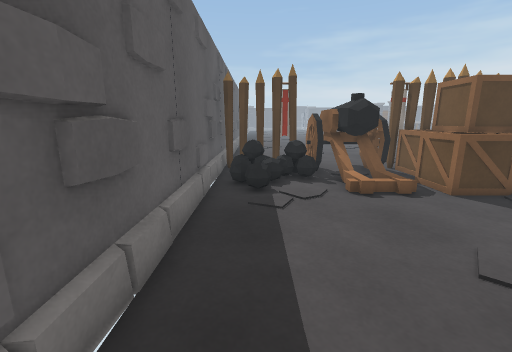
view 1 (above)

18 first-person views from a walk through a Unity game level. The camera is 1.2 m above the floor, tilts 12° down and sees 90° across. Doors are open. The floor is counted in squares, 0.5 m on a side. Each view is taken from the middle of a square. On the plan, view 1 faces up. The plan holds only what a view shows up to about 17 squares ahead; the rest is blank. The place goes on beyond the plan. The player is left out.

view 2
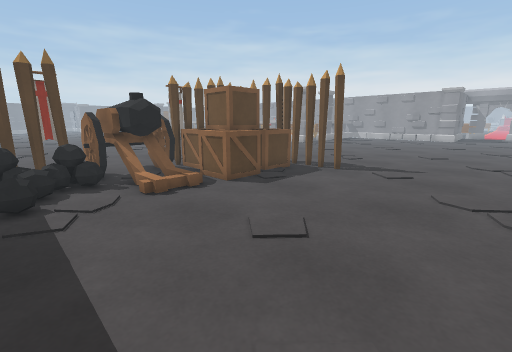

view 3
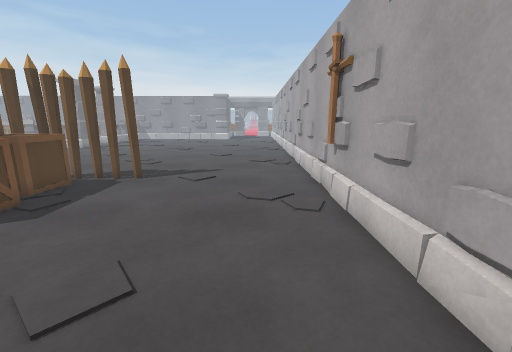

view 4
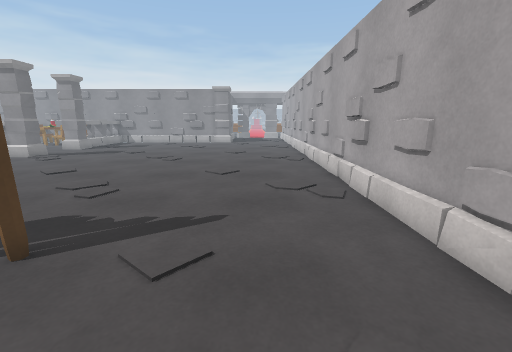

view 5
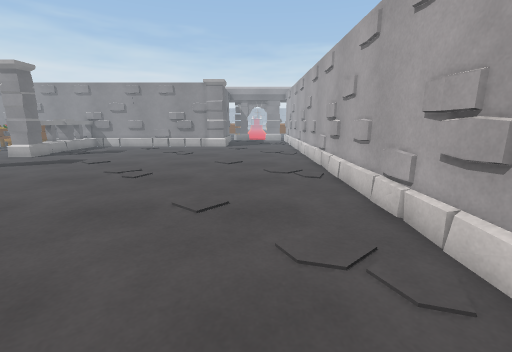

view 6
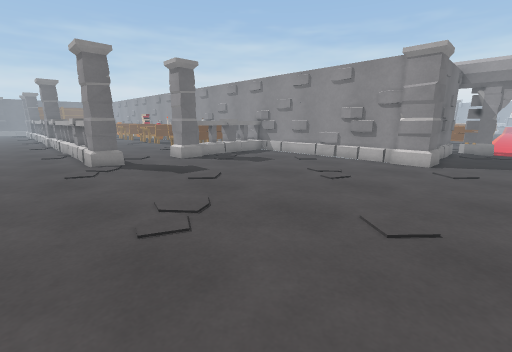

view 7
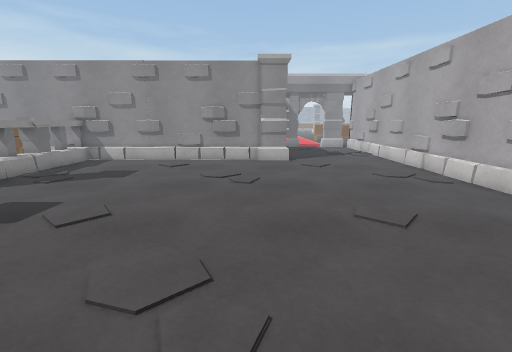

view 8
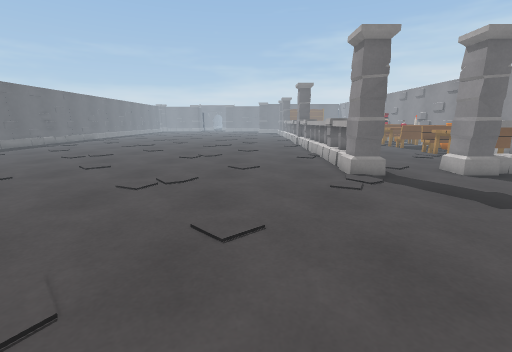

view 9
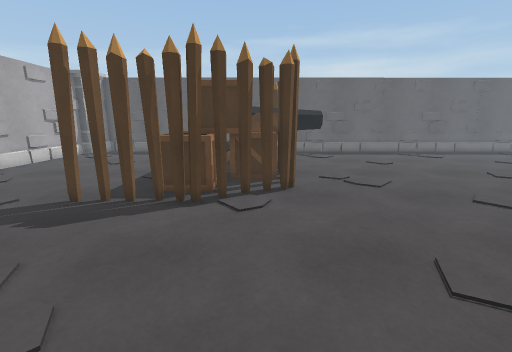

view 10
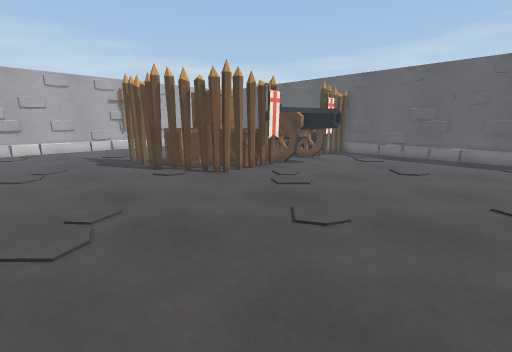

view 11
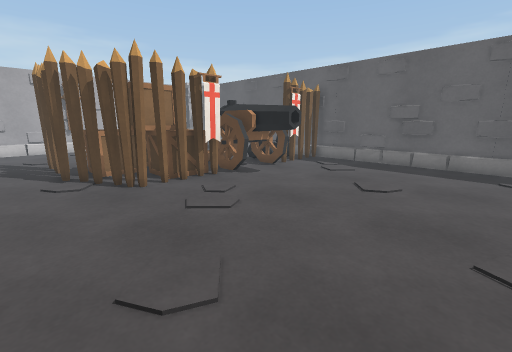

view 12
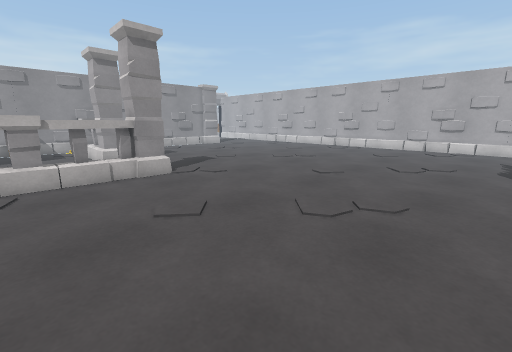

view 13
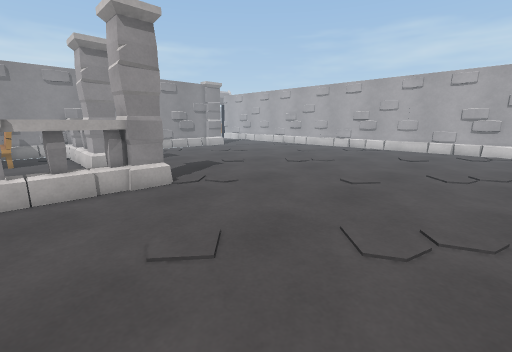

view 14
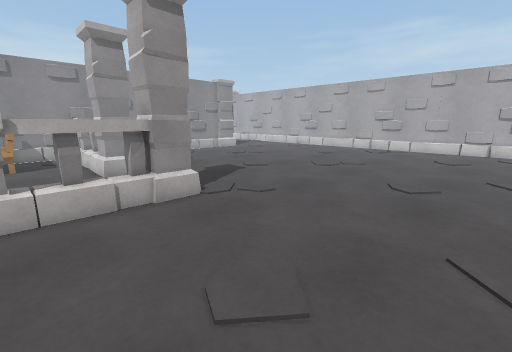

view 15
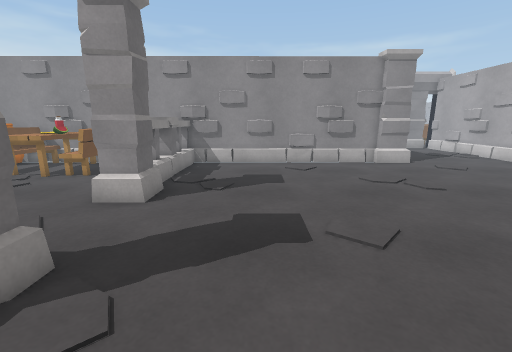

view 16
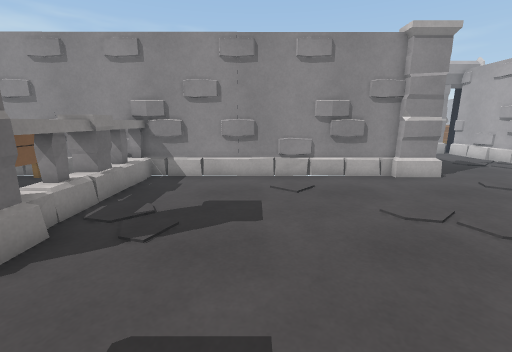

view 17
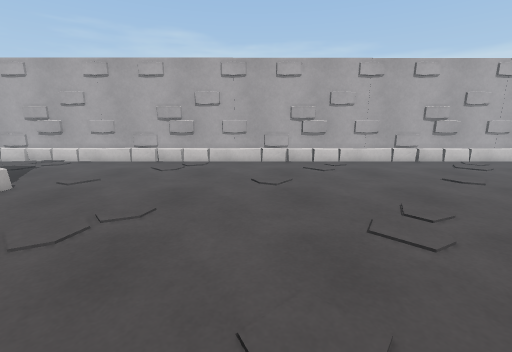

view 18
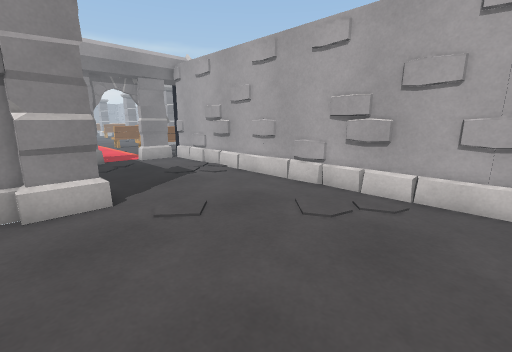

### Floor plan
Points are (right, up) in squares from view 1. A wall is a line through its corners. A room is listed if a view was taken in it or the views show most of it. See-through windows are left out.
Room 1 (views 1, 2, 3, 4, 5, 6, 7, 8, 9, 10, 11, 12, 13, 14, 15, 16, 17, 18)
walls: (8.5, -1.6) (44.5, -1.6); (38.3, 7.5) (38.3, 17.5); (38.5, 6.6) (38.5, 17.5); (-1.7, 12) (-1.7, 1.6); (38.5, 18.4) (38.5, 23.5); (2.4, -1.8) (44.5, -1.8); (-1.9, 23.1) (-1.9, 1.5); (43.2, 5.4) (40.9, 5.4)
low walls: (7.9, -1.6) (8.4, -1.6); (3.1, -1.6) (7.4, -1.6); (38.3, 19.6) (38.3, 20.5); (-1.7, 23.1) (-1.7, 13.8)
ways out: gap at (-1, 13)
objects: other object (0, 11) to (0, 12); flag (1, 14) to (2, 14); cannon (3, 10) to (6, 16); crate (6, 8) to (8, 10); crate (7, 11) to (9, 13); flag (7, 14); crate (8, 10) to (10, 11); crate (9, 8) to (11, 10); other object (11, 11) to (12, 13); pillar (25, 18) to (27, 19); railing (25, 20) to (26, 23); pillar (31, 18) to (32, 19); railing (33, 18) to (39, 19); bench (34, 21) to (38, 21); table (34, 23) to (36, 23); pillar (38, 5) to (39, 5); pillar (38, 7); table (38, 23)

Positions as (right, up) in squares from view 1, and headings:
1: (0, 0), facing up
2: (0, 0), facing up-right
3: (1, 1), facing right
4: (8, 2), facing right
5: (13, 2), facing right
6: (22, 2), facing up-right
7: (22, 7), facing right
8: (21, 6), facing up
9: (20, 12), facing left
10: (18, 23), facing down-left
11: (14, 23), facing down-left
12: (14, 23), facing down-right
13: (16, 22), facing down-right
14: (18, 22), facing down-right
15: (23, 14), facing right
16: (27, 13), facing right
17: (29, 14), facing down
18: (30, 7), facing down-right
